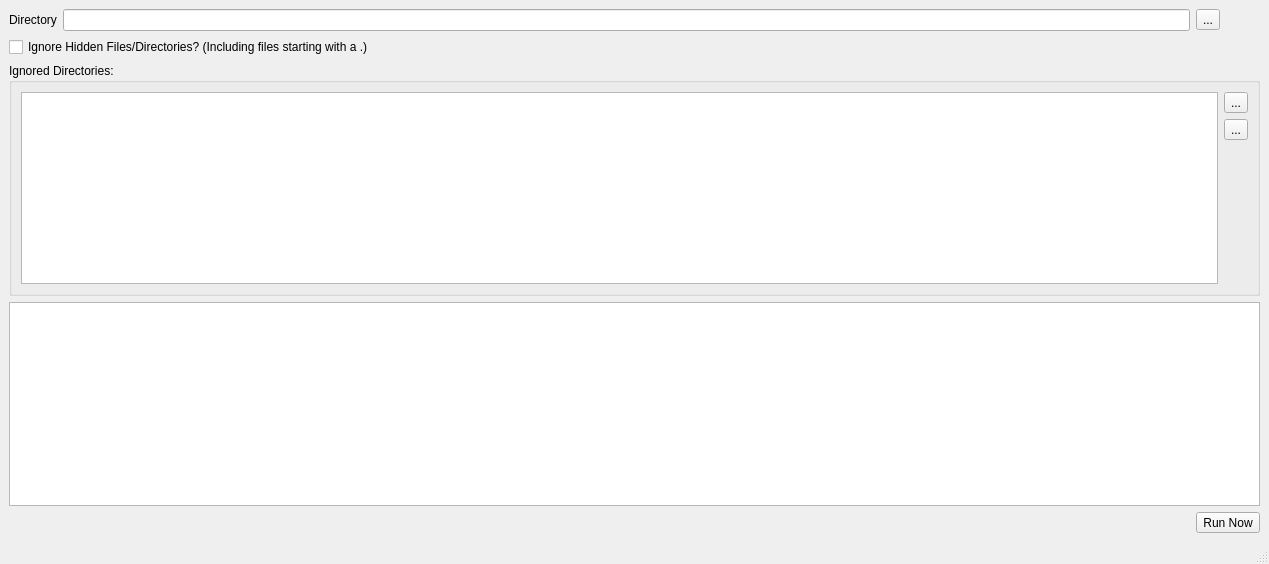
<?xml version="1.0" encoding="UTF-8"?>
<ui version="4.0">
 <class>CMainWindow</class>
 <widget class="QMainWindow" name="CMainWindow">
  <property name="geometry">
   <rect>
    <x>0</x>
    <y>0</y>
    <width>1269</width>
    <height>564</height>
   </rect>
  </property>
  <property name="windowTitle">
   <string>Find Duplicates</string>
  </property>
  <widget class="QWidget" name="centralwidget">
   <layout class="QGridLayout" name="gridLayout_2">
    <item row="5" column="0" colspan="2">
     <spacer name="horizontalSpacer">
      <property name="orientation">
       <enum>Qt::Horizontal</enum>
      </property>
      <property name="sizeHint" stdset="0">
       <size>
        <width>1185</width>
        <height>20</height>
       </size>
      </property>
     </spacer>
    </item>
    <item row="5" column="2">
     <widget class="QToolButton" name="go">
      <property name="text">
       <string>Run Now</string>
      </property>
      <property name="icon">
       <iconset resource="application.qrc">
        <normaloff>:/resources/go.png</normaloff>:/resources/go.png</iconset>
      </property>
      <property name="iconSize">
       <size>
        <width>50</width>
        <height>50</height>
       </size>
      </property>
      <property name="toolButtonStyle">
       <enum>Qt::ToolButtonTextUnderIcon</enum>
      </property>
     </widget>
    </item>
    <item row="0" column="1">
     <widget class="QLineEdit" name="dirName"/>
    </item>
    <item row="0" column="2">
     <widget class="QToolButton" name="selectDir">
      <property name="text">
       <string>...</string>
      </property>
      <property name="icon">
       <iconset resource="application.qrc">
        <normaloff>:/resources/fileopen.png</normaloff>:/resources/fileopen.png</iconset>
      </property>
     </widget>
    </item>
    <item row="3" column="0" colspan="3">
     <widget class="QTreeView" name="files"/>
    </item>
    <item row="2" column="0" colspan="3">
     <widget class="QGroupBox" name="groupBox">
      <property name="title">
       <string>Ignored Directories:</string>
      </property>
      <layout class="QGridLayout" name="gridLayout">
       <item row="0" column="1">
        <widget class="QToolButton" name="addDir">
         <property name="text">
          <string>...</string>
         </property>
         <property name="icon">
          <iconset resource="application.qrc">
           <normaloff>:/resources/add.png</normaloff>:/resources/add.png</iconset>
         </property>
        </widget>
       </item>
       <item row="1" column="1">
        <widget class="QToolButton" name="delDir">
         <property name="text">
          <string>...</string>
         </property>
         <property name="icon">
          <iconset resource="application.qrc">
           <normaloff>:/resources/delete.png</normaloff>:/resources/delete.png</iconset>
         </property>
        </widget>
       </item>
       <item row="0" column="0" rowspan="3">
        <widget class="QListWidget" name="ignoredDirs"/>
       </item>
       <item row="2" column="1">
        <spacer name="verticalSpacer">
         <property name="orientation">
          <enum>Qt::Vertical</enum>
         </property>
         <property name="sizeHint" stdset="0">
          <size>
           <width>20</width>
           <height>109</height>
          </size>
         </property>
        </spacer>
       </item>
      </layout>
     </widget>
    </item>
    <item row="0" column="0">
     <widget class="QLabel" name="label_1">
      <property name="sizePolicy">
       <sizepolicy hsizetype="Maximum" vsizetype="Preferred">
        <horstretch>0</horstretch>
        <verstretch>0</verstretch>
       </sizepolicy>
      </property>
      <property name="text">
       <string>Directory</string>
      </property>
     </widget>
    </item>
    <item row="1" column="0" colspan="2">
     <widget class="QCheckBox" name="ignoreHidden">
      <property name="text">
       <string>Ignore Hidden Files/Directories? (Including files starting with a .)</string>
      </property>
     </widget>
    </item>
   </layout>
  </widget>
  <widget class="QMenuBar" name="menubar">
   <property name="geometry">
    <rect>
     <x>0</x>
     <y>0</y>
     <width>1269</width>
     <height>21</height>
    </rect>
   </property>
  </widget>
  <widget class="QStatusBar" name="statusbar"/>
  <action name="actionQuit">
   <property name="text">
    <string>Quit</string>
   </property>
   <property name="iconText">
    <string>&amp;Quit</string>
   </property>
   <property name="shortcut">
    <string>Alt+F4</string>
   </property>
  </action>
 </widget>
 <tabstops>
  <tabstop>dirName</tabstop>
  <tabstop>selectDir</tabstop>
  <tabstop>go</tabstop>
 </tabstops>
 <resources>
  <include location="application.qrc"/>
 </resources>
 <connections>
  <connection>
   <sender>actionQuit</sender>
   <signal>triggered()</signal>
   <receiver>CMainWindow</receiver>
   <slot>close()</slot>
   <hints>
    <hint type="sourcelabel">
     <x>-1</x>
     <y>-1</y>
    </hint>
    <hint type="destinationlabel">
     <x>500</x>
     <y>332</y>
    </hint>
   </hints>
  </connection>
 </connections>
</ui>
